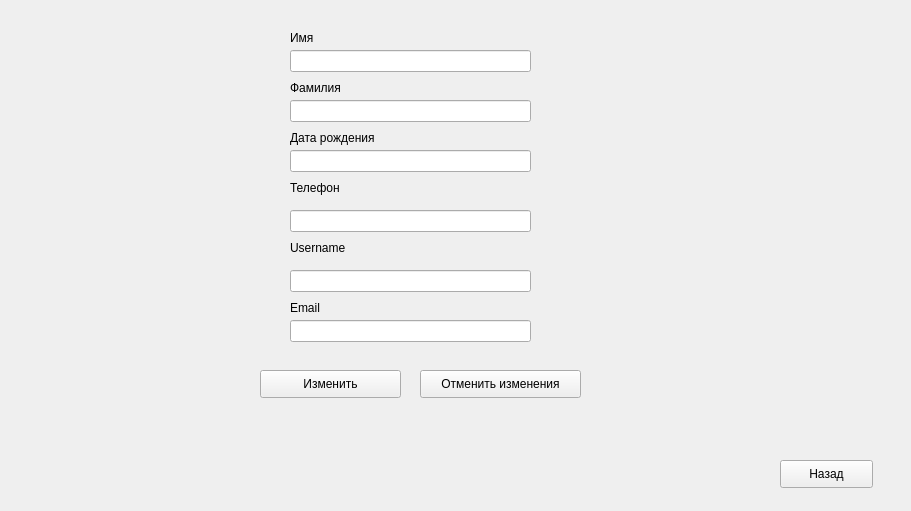
    <widget class="QWidget" name="ChangeInfo">
     <property name="minimumSize">
      <size>
       <width>911</width>
       <height>511</height>
      </size>
     </property>
     <widget class="QLabel" name="label_28">
      <property name="geometry">
       <rect>
        <x>290</x>
        <y>300</y>
        <width>55</width>
        <height>16</height>
       </rect>
      </property>
      <property name="text">
       <string>Email</string>
      </property>
     </widget>
     <widget class="QLineEdit" name="ci_Email">
      <property name="geometry">
       <rect>
        <x>290</x>
        <y>320</y>
        <width>241</width>
        <height>22</height>
       </rect>
      </property>
     </widget>
     <widget class="QLabel" name="label_29">
      <property name="geometry">
       <rect>
        <x>290</x>
        <y>180</y>
        <width>55</width>
        <height>16</height>
       </rect>
      </property>
      <property name="text">
       <string>Телефон</string>
      </property>
     </widget>
     <widget class="QLineEdit" name="ci_Username">
      <property name="geometry">
       <rect>
        <x>290</x>
        <y>270</y>
        <width>241</width>
        <height>22</height>
       </rect>
      </property>
     </widget>
     <widget class="QLineEdit" name="ci_Phone">
      <property name="geometry">
       <rect>
        <x>290</x>
        <y>210</y>
        <width>241</width>
        <height>22</height>
       </rect>
      </property>
     </widget>
     <widget class="QLineEdit" name="ci_LN">
      <property name="geometry">
       <rect>
        <x>290</x>
        <y>100</y>
        <width>241</width>
        <height>22</height>
       </rect>
      </property>
     </widget>
     <widget class="QLineEdit" name="ci_BOD">
      <property name="geometry">
       <rect>
        <x>290</x>
        <y>150</y>
        <width>241</width>
        <height>22</height>
       </rect>
      </property>
     </widget>
     <widget class="QLabel" name="label_31">
      <property name="geometry">
       <rect>
        <x>290</x>
        <y>80</y>
        <width>55</width>
        <height>16</height>
       </rect>
      </property>
      <property name="text">
       <string>Фамилия</string>
      </property>
     </widget>
     <widget class="QPushButton" name="ci_Ok">
      <property name="geometry">
       <rect>
        <x>260</x>
        <y>370</y>
        <width>141</width>
        <height>28</height>
       </rect>
      </property>
      <property name="text">
       <string>Изменить</string>
      </property>
     </widget>
     <widget class="QLineEdit" name="ci_FN">
      <property name="geometry">
       <rect>
        <x>290</x>
        <y>50</y>
        <width>241</width>
        <height>22</height>
       </rect>
      </property>
     </widget>
     <widget class="QLabel" name="label_33">
      <property name="geometry">
       <rect>
        <x>290</x>
        <y>240</y>
        <width>111</width>
        <height>16</height>
       </rect>
      </property>
      <property name="text">
       <string>Username</string>
      </property>
     </widget>
     <widget class="QLabel" name="label_34">
      <property name="geometry">
       <rect>
        <x>290</x>
        <y>130</y>
        <width>111</width>
        <height>16</height>
       </rect>
      </property>
      <property name="text">
       <string>Дата рождения</string>
      </property>
     </widget>
     <widget class="QLabel" name="label_35">
      <property name="geometry">
       <rect>
        <x>290</x>
        <y>30</y>
        <width>55</width>
        <height>16</height>
       </rect>
      </property>
      <property name="text">
       <string>Имя</string>
      </property>
     </widget>
     <widget class="QPushButton" name="ci_NonOk">
      <property name="geometry">
       <rect>
        <x>420</x>
        <y>370</y>
        <width>161</width>
        <height>28</height>
       </rect>
      </property>
      <property name="text">
       <string>Отменить изменения</string>
      </property>
     </widget>
     <widget class="QPushButton" name="ci_Back">
      <property name="geometry">
       <rect>
        <x>780</x>
        <y>460</y>
        <width>93</width>
        <height>28</height>
       </rect>
      </property>
      <property name="text">
       <string>Назад</string>
      </property>
     </widget>
    </widget>
